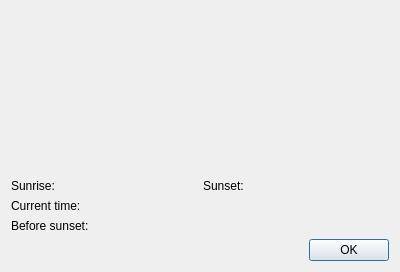
<?xml version="1.0" encoding="UTF-8"?>
<ui version="4.0">
 <class>Dialog2</class>
 <widget class="QDialog" name="Dialog2">
  <property name="geometry">
   <rect>
    <x>0</x>
    <y>0</y>
    <width>400</width>
    <height>272</height>
   </rect>
  </property>
  <property name="windowTitle">
   <string>Dialog</string>
  </property>
  <layout class="QVBoxLayout" name="verticalLayout">
   <item>
    <widget class="SunDataView" name="sunDataView" native="true"/>
   </item>
   <item>
    <layout class="QHBoxLayout" name="horizontalLayout">
     <item>
      <widget class="QLabel" name="labelSunrise">
       <property name="sizePolicy">
        <sizepolicy hsizetype="Preferred" vsizetype="Fixed">
         <horstretch>0</horstretch>
         <verstretch>0</verstretch>
        </sizepolicy>
       </property>
       <property name="text">
        <string>Sunrise:</string>
       </property>
      </widget>
     </item>
     <item>
      <widget class="QLabel" name="labelSunset">
       <property name="sizePolicy">
        <sizepolicy hsizetype="Preferred" vsizetype="Fixed">
         <horstretch>0</horstretch>
         <verstretch>0</verstretch>
        </sizepolicy>
       </property>
       <property name="text">
        <string>Sunset:</string>
       </property>
      </widget>
     </item>
    </layout>
   </item>
   <item>
    <widget class="QLabel" name="labelCurrentTime">
     <property name="sizePolicy">
      <sizepolicy hsizetype="Preferred" vsizetype="Fixed">
       <horstretch>0</horstretch>
       <verstretch>0</verstretch>
      </sizepolicy>
     </property>
     <property name="text">
      <string>Current time:</string>
     </property>
    </widget>
   </item>
   <item>
    <widget class="QLabel" name="labelBeforeSunset">
     <property name="sizePolicy">
      <sizepolicy hsizetype="Preferred" vsizetype="Fixed">
       <horstretch>0</horstretch>
       <verstretch>0</verstretch>
      </sizepolicy>
     </property>
     <property name="text">
      <string>Before sunset:</string>
     </property>
    </widget>
   </item>
   <item>
    <widget class="QDialogButtonBox" name="buttonBox">
     <property name="orientation">
      <enum>Qt::Horizontal</enum>
     </property>
     <property name="standardButtons">
      <set>QDialogButtonBox::Ok</set>
     </property>
    </widget>
   </item>
  </layout>
 </widget>
 <customwidgets>
  <customwidget>
   <class>SunDataView</class>
   <extends>QWidget</extends>
   <header>sundataview.h</header>
   <container>1</container>
  </customwidget>
 </customwidgets>
 <resources/>
 <connections>
  <connection>
   <sender>buttonBox</sender>
   <signal>accepted()</signal>
   <receiver>Dialog2</receiver>
   <slot>accept()</slot>
   <hints>
    <hint type="sourcelabel">
     <x>248</x>
     <y>254</y>
    </hint>
    <hint type="destinationlabel">
     <x>157</x>
     <y>274</y>
    </hint>
   </hints>
  </connection>
  <connection>
   <sender>buttonBox</sender>
   <signal>rejected()</signal>
   <receiver>Dialog2</receiver>
   <slot>reject()</slot>
   <hints>
    <hint type="sourcelabel">
     <x>316</x>
     <y>260</y>
    </hint>
    <hint type="destinationlabel">
     <x>286</x>
     <y>274</y>
    </hint>
   </hints>
  </connection>
 </connections>
</ui>
